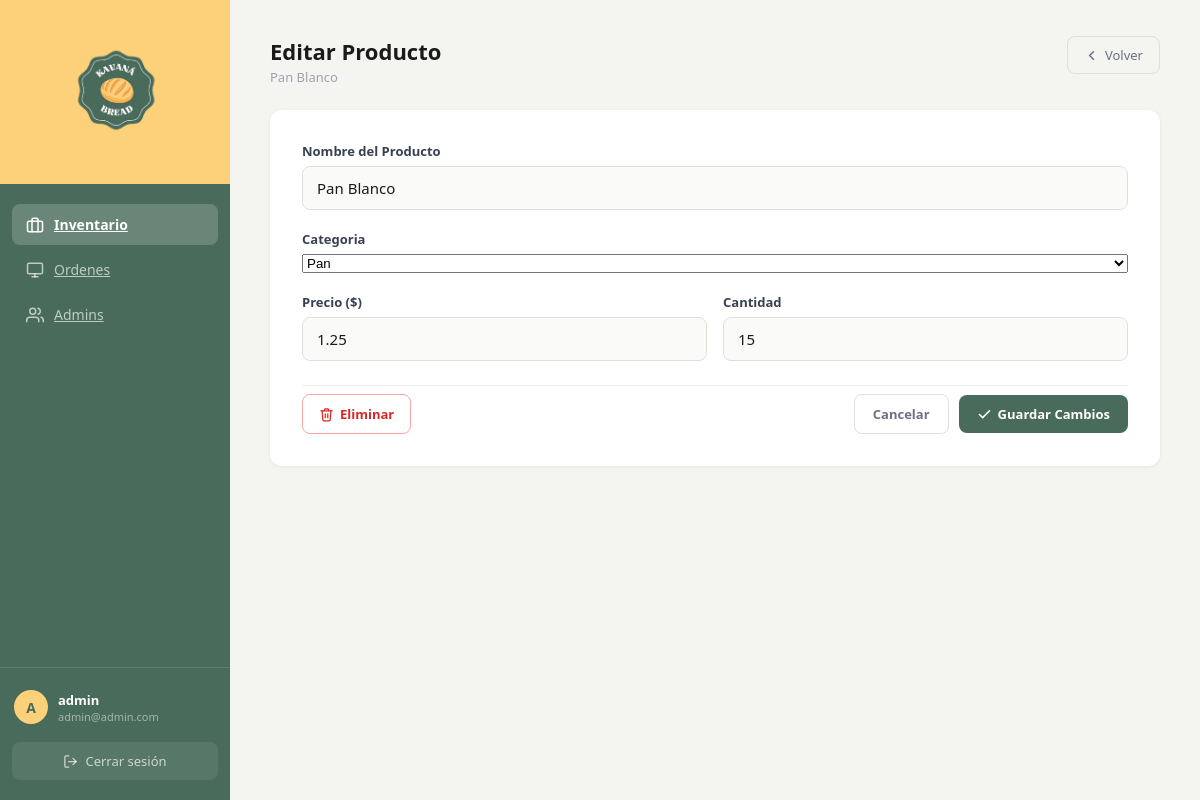
/admin/edit-product.php?id=1 (signed in), run on the app's committed database.
### tables this page shows
CREATE TABLE `products` (
  `Product_ID` int(11) NOT NULL,
  `Product_Name` varchar(50) NOT NULL,
  `category_ID` int(11) NOT NULL,
  `Price` decimal(6,2) NOT NULL,
  `Quantity` int(11) NOT NULL
);

### admin/edit-product.php (the view, shortened to what this page needs)
<?php
include(__DIR__ . '/../config/db.php');
$id = isset($_GET['id']) ? (int)$_GET['id'] : 0;
$sql = "SELECT * FROM products WHERE Product_ID = $id";
$result = mysqli_query($conn, $sql);
$product = mysqli_fetch_assoc($result);
?>
<!DOCTYPE html>
<html lang="es">
<head>
    <link rel="stylesheet" href="/kavanabread/assets/styles.css">
</head>
<body class="admin-layout">
    <aside class="admin-sidebar">
        <div class="sidebar-logo">
            <img src="../assets/logo.png" alt="Kavana Bread">
        </div>
        <nav class="sidebar-nav">
            <a href="panel.php" class="nav-item active">
                Inventario
            </a>
            <a href="panel.php" class="nav-item">
                <svg xmlns="http://www.w3.org/2000/svg" width="18" height="18" viewBox="0 0 24 24" fill="none" stroke="currentColor" stroke-width="2" stroke-linecap="round" stroke-linejoin="round"><rect x="2" y="3" width="20" height="14" rx="2"/><line x1="8" y1="21" x2="16" y2="21"/><line x1="12" y1="17" x2="12" y2="21"/></svg>
                Ordenes
            </a>
             <a href="panel.php" class="nav-item">
                Admins
            </a>
        </nav>
        <div class="sidebar-footer">
            <div class="user-chip">
                <div class="user-avatar"><?php echo strtoupper(substr($_SESSION['username'], 0, 1)); ?></div>
                <div class="user-details">
                    <span><?php echo htmlspecialchars($_SESSION['username']); ?></span>
                    <small><?php echo htmlspecialchars($_SESSION['email']); ?></small>
                </div>
            </div>
            <a href="login.php" class="btn-logout">
                <svg xmlns="http://www.w3.org/2000/svg" width="15" height="15" viewBox="0 0 24 24" fill="none" stroke="currentColor" stroke-width="2" stroke-linecap="round" stroke-linejoin="round"><path d="M9 21H5a2 2 0 0 1-2-2V5a2 2 0 0 1 2-2h4"/><polyline points="16 17 21 12 16 7"/><line x1="21" y1="12" x2="9" y2="12"/></svg>
                Cerrar sesión
            </a>
        </div>
    </aside>
    <main class="admin-main">
        <div class="tab-header">
            <div>
                <h1>Editar Producto</h1>
                <p class="tab-subtitle"><?php echo $product ? htmlspecialchars($product['Product_Name']) : 'Producto #' . $id; ?></p>
            </div>
            <a href="panel.php" class="btn-back">
                <svg xmlns="http://www.w3.org/2000/svg" width="15" height="15" viewBox="0 0 24 24" fill="none" stroke="currentColor" stroke-width="2.5" stroke-linecap="round" stroke-linejoin="round"><polyline points="15 18 9 12 15 6"/></svg>
                Volver
            </a>
        </div>
        <div class="content-card admin-form-card">
            <form action="edit-product.php" method="POST" class="admin-form">
                <div class="admin-form-field">
                    <label for="nombre">Nombre del Producto</label>
                    <input type="text" id="nombre" name="nombre"
                        value="<?php echo $product ? htmlspecialchars($product['Product_Name']) : ''; ?>"
                        placeholder="Nombre del producto" required>
                </div>
                <div class="admin-form-field">
                    <label for="categoria">Categoria</label>
                    <select id="categoria" name="categoria" required>
                        <?php
                        $currentCat = $product ? (int)$product['category_ID'] : 0;
                        $catResult = mysqli_query($conn, "SELECT category_ID, name FROM category");
                        while ($cat = mysqli_fetch_array($catResult)) {
                            $selected = ($cat['category_ID'] == $currentCat) ? 'selected' : '';
                            echo '<option value="' . (int)$cat['category_ID'] . '" ' . $selected . '>' . htmlspecialchars($cat['name']) . '</option>';
                        }
                        ?>
                    </select>
                </div>
                <div class="admin-form-row">
                    <div class="admin-form-field">
                        <label for="precio">Precio ($)</label>
                        <input type="number" id="precio" name="precio" step="0.01" min="0"
                            value="<?php echo $product ? htmlspecialchars($product['Price']) : ''; ?>"
                            placeholder="0.00" required>
                    </div>
                    <div class="admin-form-field">
                        <label for="cantidad">Cantidad</label>
                        <input type="number" id="cantidad" name="cantidad" min="0"
                            value="<?php echo $product ? htmlspecialchars($product['Quantity']) : ''; ?>"
                            placeholder="0" required>
                    </div>
                </div>
                <div class="admin-form-actions">
                    <form method="POST" action="edit-product.php" onsubmit="return confirm('¿Seguro que quieres eliminar este producto?')" style="margin:0;">
                        <button type="submit" name="Delete" class="btn-danger">
                            Eliminar
                        </button>
                    </form>
                    <div class="form-actions-right">
                        <a href="panel.php" class="btn-secondary">Cancelar</a>
                        <button type="submit" name="Editar" class="btn-primary">
                            <svg xmlns="http://www.w3.org/2000/svg" width="15" height="15" viewBox="0 0 24 24" fill="none" stroke="currentColor" stroke-width="2.5" stroke-linecap="round" stroke-linejoin="round"><polyline points="20 6 9 17 4 12"/></svg>
                            Guardar Cambios
                        </button>
                    </div>
                </div>
            </form>
        </div>
    </main>
</body>
</html>

### data on the page
products: Product_Name "Pan Blanco", nombre "Pan Blanco", precio "1.25", cantidad "15"

### other printed values
substr($_SESSION['username'], 0, 1) "A"
$_SESSION['username'] "admin"
$_SESSION['email'] "admin@admin.com"
form field categoria "Pan"
